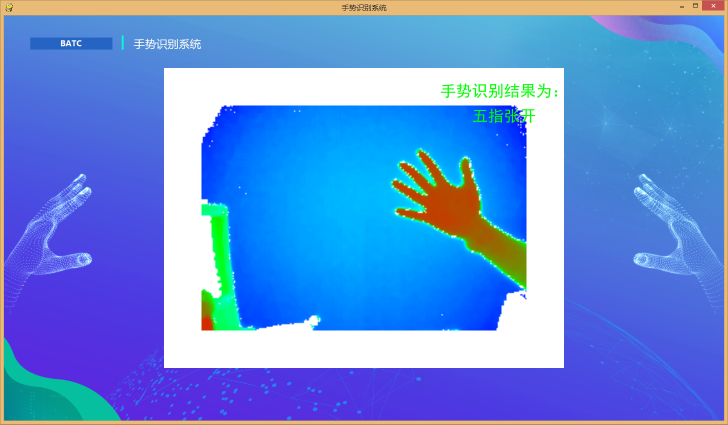
#> input picture ch7/7.5/Gesture/img/手势识别界面.jpg, 1456 x 849 px (shown at 1/2 size); its folder holds only this picture in this run
$ python -i depth_img_proc.py   (imports and definitions only)   (older library calls are emulated)
#> lines starting #> are read from the running program, lines starting #| are printed output that depends on the picture
#!/usr/bin/python2.7
# -*- coding: utf-8 -*-

####################
#    深度图处理库    #
####################
# 编码规则说明
# 1. function——实现不具有记忆状态和可配置参数的图像处理功能
# 2. class——实现带有配置参数和状态变量的图像处理功能
# 3. class中set_param()函数创建所有可配置参数
#    1) 运行时刻不可修改或者需要调用成员函数修改的可配置参数用大写字母单词标识
#    2) 运行时刻可随时修改的可配置参数用小写字母单词标识
# 4. class对象构建有两种
#   1) 使用缺省参数设置
#       obj=class_of_obj(xxx,xxx)               # 创建对象，使用缺省参数设置，并完成状态变量和构件初始化
#   2) 手动设置参数和初始化状态变量, 代码序列如下：
#       obj=class_of_obj(init=False)            # 创建空对象
#       obj.set_param(xxx)                      # 调用缺省参数设置
#       obj.xxx=xxx                             # 用户修改缺省参数设置
#       ...
#       obj.init_var(xxx)                       # 状态变量和构件初始化
# 5. class构造函数输入仅包括最重要以及经常修改的参数，其他算法参数在set_param里面设置
####################

import cv2
import numpy as np

EPS=np.float32(1e-16)   # 防止除零错
SPEED_OF_LIGHT=np.float32(299792458.0)

## 深度图预处理类
class depth_img_proc_c:

    ## 加载配置参数
    def set_param(self,img_wid,img_hgt):
        self.IMG_WID=img_wid
        self.IMG_HGT=img_hgt
        self.IMG_SHAPE=(self.IMG_HGT,self.IMG_WID)

        # 距离切割标志和门限
        self.dist_mask=True
        self.dist_dmin=np.float32(0.5)
        self.dist_dmax=np.float32(1.2)

        # 亮度切割标志和门限
        self.amp_mask =False
        self.amp_th   =np.float32(50.0)

        # 飞散点切割标志和门限
        self.var_mask =True
        self.var_th   =np.float32(0.01)

        # 空洞填充
        self.fill_hole=False

        # 空域中值滤波器
        self.median_filter    =False
        self.MEDIAN_FILTER_WIN=3

        # 空域高斯（低通）滤波器
        self.gaussian_filter    =False
        self.GAUSSIAN_FILTER_WIN=3
        self.GAUSSIAN_FILTER_S  =np.float32(0)

        # 时域1阶IIR滤波器
        self.iir_filter     =False
        self.ciir_filter    =False  # (注意，仅用于TOF相机，并且需要知道深度值和相位的转换方法，见对应class的成员变量scale_d2p)
        self.IIR_FILTER_ALPHA=np.float32(0.5)   # 注意，过于接近1会导致拖尾

        # FIR滤波器
        self.wfir_filter    =False
        self.WFIR_SZ        =4

        # 复数FIR滤波器
        # (注意，仅用于TOF相机，并且需要知道深度值和相位的转换方法，见对应class的成员变量scale_d2p)
        self.cfir_filter    =False
        self.CFIR_SZ        =4

        # 时域中值滤波器
        self.median3t_filter=False

        # 空域导向滤波器
        # (注意：会导致距离失真)
        self.gif_filter     =False
        self.GIF_WIN        =16   # 导向滤波器平滑窗口尺寸（不能太小）
        return


    ## 初始化
    def __init__(self,img_wid=256,img_hgt=256,init=True):
        if init:
            self.set_param(img_wid,img_hgt) # 加载缺省配置参数
            self.init_var()                 # 初始化状态变量和构件
        return


    ## 初始化状态变量和构件
    def init_var(self):
        # 图像处理器对象
        self.iir  =img_iir_filter_c(self.IIR_FILTER_ALPHA,self.IMG_WID,self.IMG_HGT)
        self.ciir =img_cplx_iir_filter_c(self.IIR_FILTER_ALPHA,self.IMG_WID,self.IMG_HGT)
        self.wfir =amp_weighted_dep_filter_c(self.WFIR_SZ,self.IMG_WID,self.IMG_HGT)    # 光强加权FIR滤波器
        self.mid3t=mid3_time_filter_c(self.IMG_WID,self.IMG_HGT)                        # 时域中值滤波器
        self.cfir =amp_dep_cplx_filter_c(self.CFIR_SZ,self.IMG_WID,self.IMG_HGT)        # 复数FIR滤波器
        self.gif  =img_gif_c(self.GIF_WIN,self.GIF_WIN)                                 # 导向滤波器
        return


    # 基于距离的像素过滤，计算屏蔽码mask
    def calc_dist_mask(self,img_dep):
        mask=np.full(self.IMG_SHAPE,True,dtype=bool)
        if self.dist_dmin>=0.0 and self.dist_dmax>=0.0 and self.dist_dmax<=self.dist_dmin: return mask
        if self.dist_dmin>=0.0: mask=np.bitwise_and(mask,(img_dep>=self.dist_dmin).astype(bool))
        if self.dist_dmax>=0.0: mask=np.bitwise_and(mask,(img_dep<=self.dist_dmax).astype(bool))
        return mask


    ## 计算基于强度的像素过滤
    def calc_amp_mask(self,img_amp): return img_amp>=self.amp_th


    ## 像素过滤，计算用户选中的像素过滤器
    def calc_mask(self,img_dep, img_amp=None, mask=None):
        if mask is None:
            mask=np.full(self.IMG_SHAPE,True,dtype=bool)
        if self.dist_mask: mask=np.bitwise_and(mask,self.calc_dist_mask(img_dep))
        if self.amp_mask :
            if img_amp is not None:
                mask=np.bitwise_and(mask,self.calc_amp_mask(img_amp))
        if self.var_mask :
            mask=np.bitwise_and(mask,self.calc_var_mask(img_dep,self.var_th))
        return mask


    ## 飞散点过滤器
    def calc_var_mask(self,img_dep,th):
        img_blur=cv2.GaussianBlur(img_dep,(self.GAUSSIAN_FILTER_WIN,self.GAUSSIAN_FILTER_WIN),self.GAUSSIAN_FILTER_S)
        return np.abs(img_dep-img_blur)<th


    ## 图像滤波
    def calc_filter(self,img_dep,img_amp):
        img_out=img_dep.copy()

        # 时域滤波
        if self.iir_filter     : img_out=self.iir .calc(img_out)
        if self.ciir_filter    : img_out=self.ciir.calc(img_out,img_amp)
        if self.cfir_filter    : img_out=self.cfir.calc(img_out,img_amp)
        if self.wfir_filter    : img_out=self.wfir.calc(img_out,img_amp)
        if self.median3t_filter: img_out=self.mid3t.calc(img_out)

        # 空域中值
        if self.median_filter:
            img_out=cv2.medianBlur(img_out,self.MEDIAN_FILTER_WIN)

        # 空域Gaussian低通滤波
        if self.gaussian_filter:
            img_out=cv2.GaussianBlur(img_out,(self.GAUSSIAN_FILTER_WIN,self.GAUSSIAN_FILTER_WIN),self.GAUSSIAN_FILTER_S)

        # 空域导向滤波
        if self.gif_filter:
            img_out=self.gif.calc(img_out,img_amp)

        return img_out


    ## 转换成uint8格式的数据，
    # 幅度范围调整到恰好在(dmin,dmax)之间
    # [8 lines left out: function img_to_uint8, not called in this run]


    ## 图像预处理
    def calc(self,img_dep,img_amp=None,mask=None):
        img=self.calc_filter(img_dep,img_amp)       # 数据滤波
        mask=self.calc_mask(img_dep,img_amp,mask)   # 屏蔽码计算
        if self.fill_hole: img,mask=img_fill_hole(img,mask)
        img_u8=self.img_to_uint8(img)               # 格式转换
        return (img,img_u8,mask)


## 一阶IIR时域滤波器
class img_iir_filter_c:
    def set_param(self,alpha,img_wid,img_hgt):
        self.set_alpha(np.float32(alpha))
        self.IMG_WID=img_wid
        self.IMG_HGT=img_hgt
        self.IMG_SHAPE=(self.IMG_HGT,self.IMG_WID)
        return


    def __init__(self,alpha=0.85,img_wid=256,img_hgt=256,init=True):
        if init:
            self.set_param(alpha,img_wid,img_hgt)   # 加载缺省配置参数
            self.init_var()                         # 初始化状态变量和构件
        return


    def init_var(self):
        self.imgf=np.zeros(self.IMG_SHAPE,dtype=np.float32)
        return


    def calc(self,img):
        self.imgf=self.imgf*self.ALPHA+self.BETA*img
        return self.imgf


    def set_alpha(self,alpha):
        self.ALPHA=np.float32(alpha)
        self.BETA =np.float32(1.0-self.ALPHA)
        return


## 一阶IIR复数时域滤波器
# 注意：成员变量scale_d2p用于将深度值转成相位，该算法仅仅对于TOF深度相机，这些相机输出的深度值和相位对应
class img_cplx_iir_filter_c:
    ## 设置配置参数
    def set_param(self,alpha,img_wid,img_hgt):
        self.set_alpha(alpha)
        self.IMG_WID=img_wid
        self.IMG_HGT=img_hgt
        self.IMG_SHAPE=(self.IMG_HGT,self.IMG_WID)

        self.scale_d2p=np.float32(2.0*np.pi/(SPEED_OF_LIGHT/48.0e6/2.0))    # 将深度转成弧度
        self.scale_p2d=np.float32(1.0/(self.scale_d2p+EPS))                 # 将弧度转成深度
        return


    ## 初始化
    def __init__(self,alpha=0.85,img_wid=256,img_hgt=256,init=True):
        if init:
            self.set_param(alpha,img_wid,img_hgt)   # 加载缺省配置参数
            self.init_var()                         # 初始化状态变量和构件
        return


    # 初始化状态变量
    def init_var(self):
        self.sum_cos=np.zeros(self.IMG_SHAPE,dtype=np.float32)
        self.sum_sin=np.zeros(self.IMG_SHAPE,dtype=np.float32)
        return


    # [11 lines left out: function calc, not called in this run]


    def set_alpha(self,alpha):
        self.ALPHA=np.float32(alpha)
        self.BETA =np.float32(1.0-self.ALPHA)
        return


## 光强度加权FIR滤波器
class amp_weighted_dep_filter_c:
    # 设置配置参数
    def set_param(self,buf_sz,img_wid,img_hgt):
        self.BUF_SZ=buf_sz
        self.IMG_WID=img_wid
        self.IMG_HGT=img_hgt
        return


    # 初始化
    def __init__(self,buf_sz=10,img_wid=256,img_hgt=256,init=True):
        if init:
            self.set_param(buf_sz,img_wid,img_hgt)  # 加载缺省配置参数
            self.init_var()                         # 初始化状态变量和构件
        return


    # 初始化状态变量
    def init_var(self):
        self.buf_amp_dep=np.zeros((self.IMG_HGT,self.IMG_WID,self.BUF_SZ))
        self.buf_amp    =np.zeros((self.IMG_HGT,self.IMG_WID,self.BUF_SZ))

        self.sum_amp_dep=np.zeros((self.IMG_HGT,self.IMG_WID))
        self.sum_amp    =np.zeros((self.IMG_HGT,self.IMG_WID))

        self.idx=0
        return


    # 滤波
    # [12 lines left out: function calc, not called in this run]


## 复数FIR滤波器
# 注意：成员变量scale_d2p用于将深度值转成相位，该算法仅仅对于TOF深度相机，这些相机输出的深度值和相位对应
class amp_dep_cplx_filter_c:
    # 设置配置参数
    def set_param(self,buf_sz,img_wid,img_hgt):
        self.BUF_SZ=buf_sz
        self.IMG_WID=img_wid
        self.IMG_HGT=img_hgt

        self.scale_d2p=2.0*np.pi/(SPEED_OF_LIGHT/48.0e6/2.0)    # 将深度转成弧度
        self.scale_p2d=1.0/(self.scale_d2p+EPS)  # 将弧度转成深度
        return


    # 初始化
    def __init__(self,buf_sz=10,img_wid=256,img_hgt=256,init=True):
        if init:
            self.set_param(buf_sz,img_wid,img_hgt)  # 加载缺省配置参数
            self.init_var()                         # 初始化状态变量和构件
        return


    # 初始化状态变量
    def init_var(self):
        self.buf_cos=np.zeros((self.IMG_HGT,self.IMG_WID,self.BUF_SZ))
        self.buf_sin=np.zeros((self.IMG_HGT,self.IMG_WID,self.BUF_SZ))

        self.sum_cos=np.zeros((self.IMG_HGT,self.IMG_WID))
        self.sum_sin=np.zeros((self.IMG_HGT,self.IMG_WID))

        self.idx=0
        return


    # 滤波
    # [15 lines left out: function calc, not called in this run]


## 时域中值滤波器
class mid3_time_filter_c:
    # 设置配置参数
    def set_param(self,img_wid,img_hgt):
        self.IMG_WID=img_wid
        self.IMG_HGT=img_hgt
        return


    # 初始化
    def __init__(self,img_wid=256,img_hgt=256,init=True):
        if init:
            self.set_param(img_wid,img_hgt) # 加载缺省配置参数
            self.init_var()                 # 初始化状态变量和构件
        return


    # 初始化状态变量
    def init_var(self):
        self.buf_dep=np.zeros((self.IMG_HGT,self.IMG_WID,3))
        self.idx=0
        return


    # [48 lines left out: functions calc, rect_avg_filter, not called in this run]


## 导向滤波运算
class img_gif_c:
    def set_param(self,win_wid,win_hgt):
        self.win_wid=win_wid
        self.win_hgt=win_hgt
        return


    ## 初始化
    # 输入
    #   win_wid,win_hgt：平滑窗口尺寸
    def __init__(self,win_wid=8,win_hgt=8,init=True):
        if init:
            self.set_param(win_wid,win_hgt)
            self.init_var()
        return

    ## 状态变量和构建初始化
    def init_var(self):
        return


    ## 滤波计算
    # 输入
    #   img_P:      待滤波图(2D)矩阵
    #   img_I:      参考图(2D)矩阵
    #   output_all: 返回模式，等于True表示返回包括了中间数据：mean_I, mean_P, mean_a, mean_b
    # 输出
    #   img_Q:  滤波输出
    # [49 lines left out: functions calc, img_fill_hole, not called in this run]


## 计算图像的时域方差
class img_var_calc_c:
    # [24 lines left out: functions set_param, __init__, init_var, not called in this run]


    # 检测缓冲区是否被充满（方差和均值数据是否有效）
    def valid(self): return self.valid_cnt>=self.BUF_SZ


    # [14 lines left out: function calc, not called in this run]


## 基于深度图时域改变量的自适应背景检测
# 1. 计算深度图的均值和方差
# 2. 找出静止区域，即方差小于门限的区域
# 3. 根据静止区域更新背景数据，优先考虑远距离的数据
# TODO
# 图像中阴影和远距离噪声无法被记录为成背景
# 图像中固定的前景遮挡区域无法识别为前景（该区域无法得到背景更新数据）
# 1. 增加色彩记录，根据色彩稳定度确定前后景
# 2. 增加灰度分析，根据灰度稳定度确定前后景
# 3. 增加距离连通域检测，确定前景内点，去除当前点的“假”背景
# 4. 增加色彩和物体连通域检测
class var_bg_det_c:

    ## 配置参数初始化
    # [120 lines left out: functions set_param, __init__, init_var, calc, bg_det, img_to_cmap, not called in this run]


####################
# 测试代码
####################
# [195 lines not run here, left out]

>>> import cv2
>>> picture = cv2.imread('img/手势识别界面.jpg', cv2.IMREAD_GRAYSCALE)
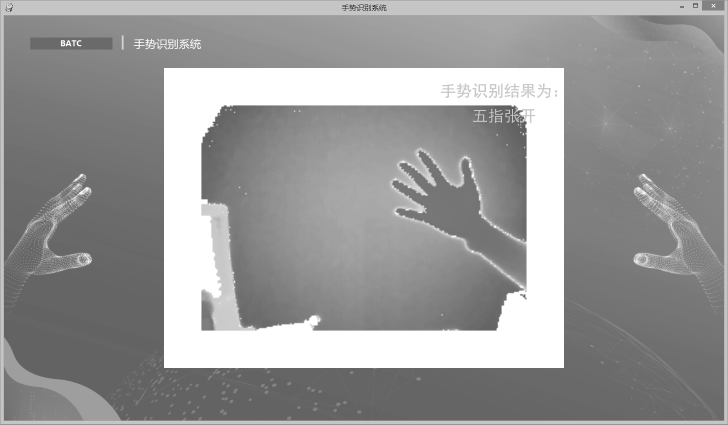
#> picture: shape (849, 1456) (shown at 1/2 size); min 0, max 255, mean 152.2
>>> result = depth_img_proc_c().calc(picture)
#> (the run stopped early here; a loop or call above may not have finished)
